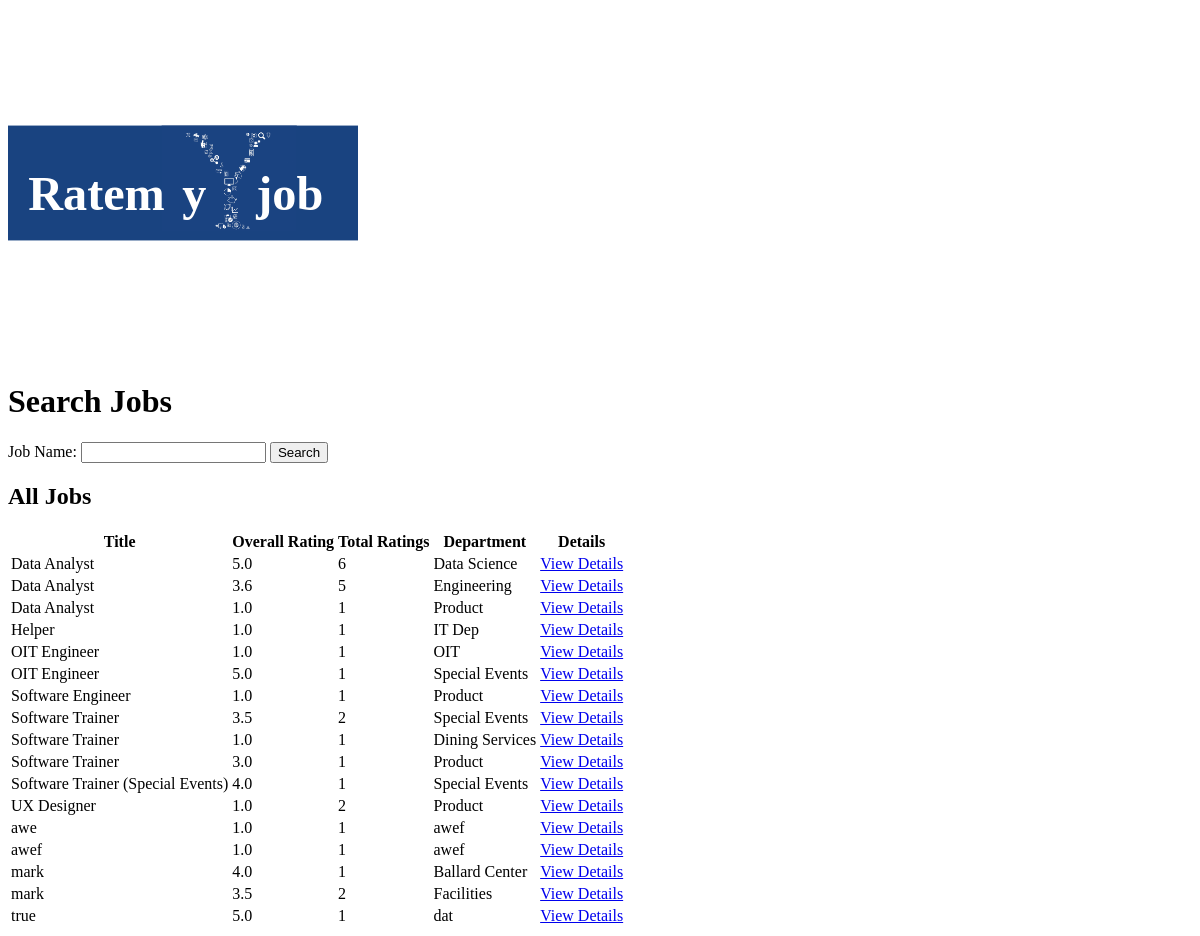
Before: /search with the older database file.
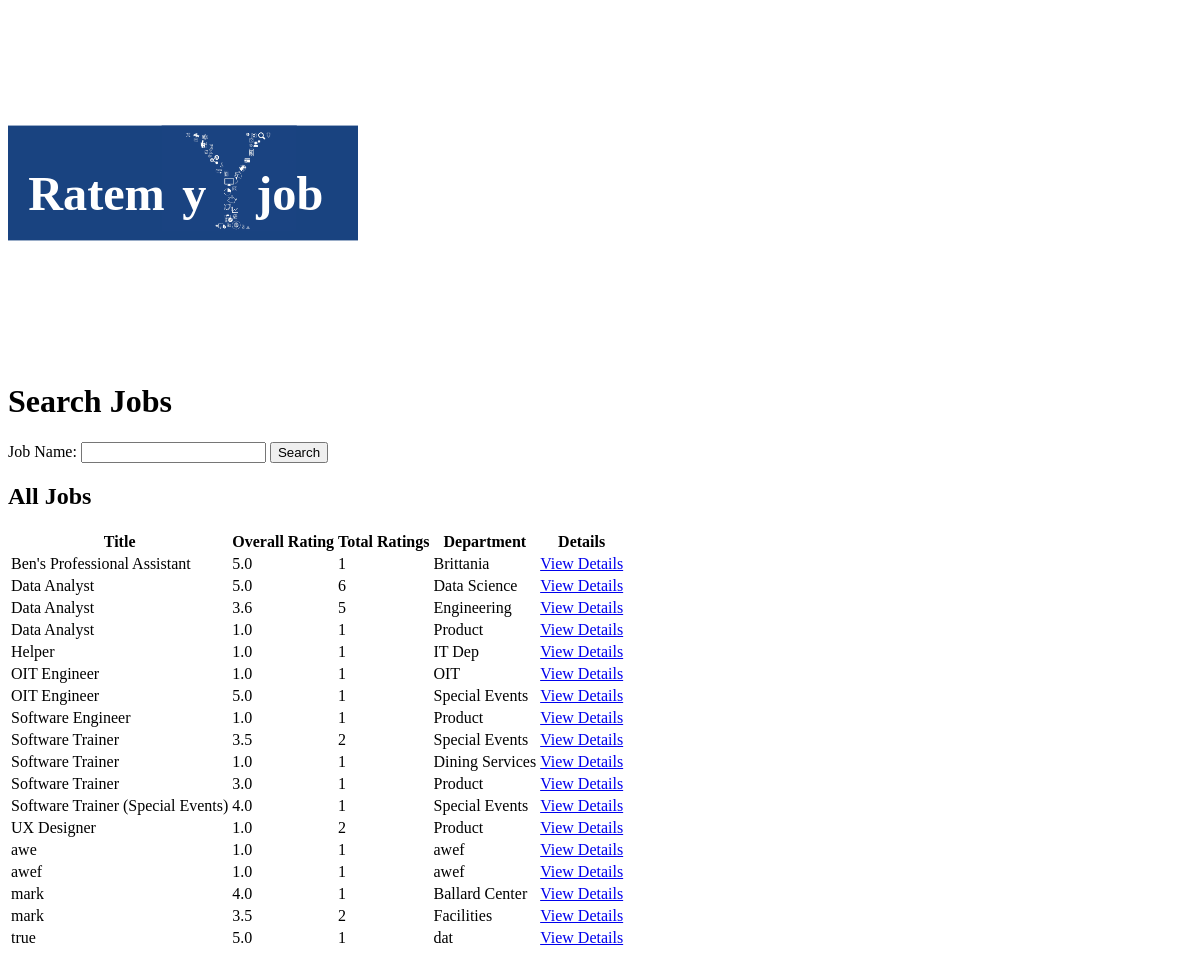
After: the same page with the newer database file.
### app.py (models this page shows)
class Job(db.Model):
    id = db.Column(db.Integer, primary_key=True)
    title = db.Column(db.String(100), nullable=False)
    department = db.Column(db.String(100), nullable=False)
    reviews = db.relationship('Review', backref='job', lazy=True)

### app.py (the view)
@app.route('/search', methods=['GET'])
def search():
    query = request.args.get('job_name', '')
    job_ratings = get_sorted_jobs(query)
    return render_template('search.html', job_ratings=job_ratings, query=query)

### templates/search.html (shortened to what this page needs)
<!DOCTYPE html>
<html lang="en">
<head>
    <a href='/'>
        <svg width="350" height="350">
            <image xlink:href="\static\Blue Logo V2.svg" width="350" height="350" />
        </svg>
    </a>
</head>
<body>
    <h1>Search Jobs</h1>
    <form action="/search" method="GET">
        <label for="job_name">Job Name:</label>
        <input type="text" id="job_name" name="job_name" required>
        <button type="submit">Search</button>
    </form>
    <h2>All Jobs</h2>
    <table>
        <thead>
            <tr>
                <th>Title</th>
                <th>Overall Rating</th>
                <th>Total Ratings</th>
                <th>Department</th>
                <th>Details</th>
            </tr>
        </thead>
        <tbody id="job_list">
            {% for job in job_ratings %}
            <tr>
                <td>{{ job.title }}</td>
                <td>{{ job.average_rating }}</td>
                <td>{{ job.total_ratings }}</td>
                <td>{{ job.department }}</td>
                <td><a href="/job/{{ job.id }}">View Details</a></td>
            </tr>
            {% endfor %}
        </tbody>
    </table>
</body>
</html>

Changed rows visible on the page:
added Job: title "Ben's Professional Assistant", average_rating "5.0", total_ratings "1", department "Brittania"
